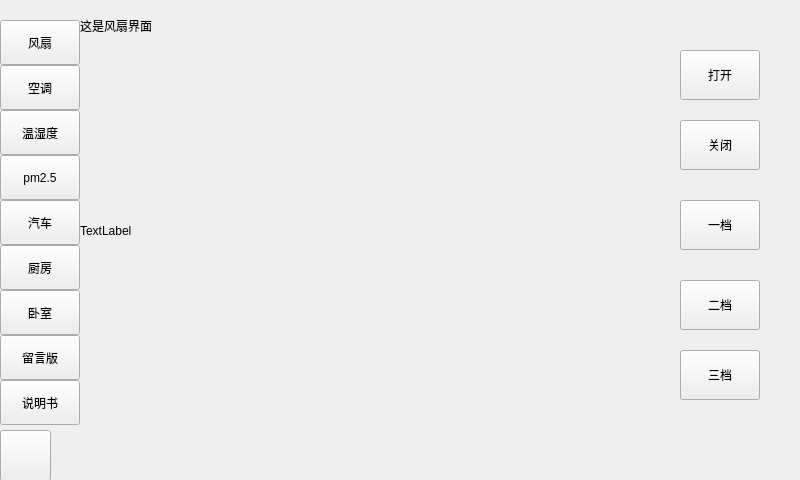
<?xml version="1.0" encoding="UTF-8"?>
<ui version="4.0">
 <class>smart</class>
 <widget class="QWidget" name="smart">
  <property name="geometry">
   <rect>
    <x>0</x>
    <y>0</y>
    <width>800</width>
    <height>480</height>
   </rect>
  </property>
  <property name="windowTitle">
   <string>smart</string>
  </property>
  <widget class="QPushButton" name="pb1">
   <property name="geometry">
    <rect>
     <x>0</x>
     <y>430</y>
     <width>51</width>
     <height>51</height>
    </rect>
   </property>
   <property name="styleSheet">
    <string notr="true">border-image:url(:/image/case1.png);</string>
   </property>
   <property name="text">
    <string/>
   </property>
  </widget>
  <widget class="QStackedWidget" name="stackedWidget">
   <property name="geometry">
    <rect>
     <x>80</x>
     <y>0</y>
     <width>755</width>
     <height>430</height>
    </rect>
   </property>
   <widget class="QWidget" name="page">
    <widget class="QLabel" name="l_1">
     <property name="geometry">
      <rect>
       <x>0</x>
       <y>0</y>
       <width>311</width>
       <height>51</height>
      </rect>
     </property>
     <property name="styleSheet">
      <string notr="true">font: 36pt &quot;楷体&quot;;</string>
     </property>
     <property name="text">
      <string>这是风扇界面</string>
     </property>
    </widget>
    <widget class="QLabel" name="l_fan">
     <property name="geometry">
      <rect>
       <x>0</x>
       <y>60</y>
       <width>561</width>
       <height>341</height>
      </rect>
     </property>
     <property name="text">
      <string>TextLabel</string>
     </property>
    </widget>
    <widget class="QPushButton" name="open_fan">
     <property name="geometry">
      <rect>
       <x>600</x>
       <y>50</y>
       <width>80</width>
       <height>50</height>
      </rect>
     </property>
     <property name="text">
      <string>打开</string>
     </property>
    </widget>
    <widget class="QPushButton" name="close_fan">
     <property name="geometry">
      <rect>
       <x>600</x>
       <y>120</y>
       <width>80</width>
       <height>50</height>
      </rect>
     </property>
     <property name="text">
      <string>关闭</string>
     </property>
    </widget>
    <widget class="QPushButton" name="first">
     <property name="geometry">
      <rect>
       <x>600</x>
       <y>200</y>
       <width>80</width>
       <height>50</height>
      </rect>
     </property>
     <property name="text">
      <string>一档</string>
     </property>
    </widget>
    <widget class="QPushButton" name="second">
     <property name="geometry">
      <rect>
       <x>600</x>
       <y>280</y>
       <width>80</width>
       <height>50</height>
      </rect>
     </property>
     <property name="text">
      <string>二档</string>
     </property>
    </widget>
    <widget class="QPushButton" name="third">
     <property name="geometry">
      <rect>
       <x>600</x>
       <y>350</y>
       <width>80</width>
       <height>50</height>
      </rect>
     </property>
     <property name="text">
      <string>三档</string>
     </property>
    </widget>
   </widget>
   <widget class="QWidget" name="page_2">
    <widget class="QLabel" name="l_2">
     <property name="geometry">
      <rect>
       <x>10</x>
       <y>0</y>
       <width>241</width>
       <height>51</height>
      </rect>
     </property>
     <property name="styleSheet">
      <string notr="true">font: 20pt &quot;楷体&quot;;</string>
     </property>
     <property name="text">
      <string>卧室的小米空调</string>
     </property>
    </widget>
    <widget class="QLabel" name="label_26">
     <property name="geometry">
      <rect>
       <x>10</x>
       <y>50</y>
       <width>351</width>
       <height>371</height>
      </rect>
     </property>
     <property name="text">
      <string/>
     </property>
    </widget>
    <widget class="QLabel" name="label_27">
     <property name="geometry">
      <rect>
       <x>370</x>
       <y>35</y>
       <width>71</width>
       <height>31</height>
      </rect>
     </property>
     <property name="styleSheet">
      <string notr="true">font: 12pt &quot;Agency FB&quot;;</string>
     </property>
     <property name="text">
      <string>室外温度</string>
     </property>
    </widget>
    <widget class="QLineEdit" name="lineEdit_3">
     <property name="geometry">
      <rect>
       <x>440</x>
       <y>40</y>
       <width>61</width>
       <height>20</height>
      </rect>
     </property>
    </widget>
    <widget class="QLabel" name="label_28">
     <property name="geometry">
      <rect>
       <x>500</x>
       <y>35</y>
       <width>61</width>
       <height>31</height>
      </rect>
     </property>
     <property name="styleSheet">
      <string notr="true">font: 11pt &quot;Agency FB&quot;;</string>
     </property>
     <property name="text">
      <string>空气湿度</string>
     </property>
    </widget>
    <widget class="QLineEdit" name="lineEdit_4">
     <property name="geometry">
      <rect>
       <x>570</x>
       <y>40</y>
       <width>61</width>
       <height>20</height>
      </rect>
     </property>
    </widget>
    <widget class="QLCDNumber" name="lcdNumber">
     <property name="geometry">
      <rect>
       <x>390</x>
       <y>70</y>
       <width>71</width>
       <height>51</height>
      </rect>
     </property>
    </widget>
    <widget class="QPushButton" name="pushButton_2">
     <property name="geometry">
      <rect>
       <x>370</x>
       <y>180</y>
       <width>141</width>
       <height>51</height>
      </rect>
     </property>
     <property name="text">
      <string>开关</string>
     </property>
    </widget>
    <widget class="QPushButton" name="pushButton_3">
     <property name="geometry">
      <rect>
       <x>510</x>
       <y>180</y>
       <width>131</width>
       <height>51</height>
      </rect>
     </property>
     <property name="text">
      <string>模式</string>
     </property>
    </widget>
    <widget class="QPushButton" name="pushButton_4">
     <property name="geometry">
      <rect>
       <x>370</x>
       <y>230</y>
       <width>91</width>
       <height>51</height>
      </rect>
     </property>
     <property name="text">
      <string>风速</string>
     </property>
    </widget>
    <widget class="QPushButton" name="pushButton_5">
     <property name="geometry">
      <rect>
       <x>460</x>
       <y>230</y>
       <width>91</width>
       <height>51</height>
      </rect>
     </property>
     <property name="text">
      <string>风向</string>
     </property>
    </widget>
    <widget class="QLabel" name="label_29">
     <property name="geometry">
      <rect>
       <x>470</x>
       <y>70</y>
       <width>31</width>
       <height>31</height>
      </rect>
     </property>
     <property name="styleSheet">
      <string notr="true">font: 16pt &quot;Agency FB&quot;;</string>
     </property>
     <property name="text">
      <string>℃</string>
     </property>
    </widget>
    <widget class="QLabel" name="label_30">
     <property name="geometry">
      <rect>
       <x>410</x>
       <y>120</y>
       <width>111</width>
       <height>31</height>
      </rect>
     </property>
     <property name="styleSheet">
      <string notr="true">font: 11pt &quot;Agency FB&quot;;</string>
     </property>
     <property name="text">
      <string>模式</string>
     </property>
    </widget>
    <widget class="QPushButton" name="pushButton_6">
     <property name="geometry">
      <rect>
       <x>550</x>
       <y>230</y>
       <width>91</width>
       <height>51</height>
      </rect>
     </property>
     <property name="text">
      <string>扫风</string>
     </property>
    </widget>
    <widget class="QPushButton" name="pushButton_7">
     <property name="geometry">
      <rect>
       <x>370</x>
       <y>280</y>
       <width>91</width>
       <height>51</height>
      </rect>
     </property>
     <property name="styleSheet">
      <string notr="true">font: 36pt &quot;Agency FB&quot;;</string>
     </property>
     <property name="text">
      <string>-</string>
     </property>
    </widget>
    <widget class="QLabel" name="label_31">
     <property name="geometry">
      <rect>
       <x>460</x>
       <y>280</y>
       <width>91</width>
       <height>51</height>
      </rect>
     </property>
     <property name="styleSheet">
      <string notr="true">font: 35pt &quot;Agency FB&quot;;</string>
     </property>
     <property name="text">
      <string>温度</string>
     </property>
    </widget>
    <widget class="QPushButton" name="pushButton_8">
     <property name="geometry">
      <rect>
       <x>550</x>
       <y>280</y>
       <width>91</width>
       <height>51</height>
      </rect>
     </property>
     <property name="styleSheet">
      <string notr="true">font: 36pt &quot;Agency FB&quot;;</string>
     </property>
     <property name="text">
      <string>+</string>
     </property>
    </widget>
    <widget class="QPushButton" name="pushButton_9">
     <property name="geometry">
      <rect>
       <x>370</x>
       <y>330</y>
       <width>271</width>
       <height>61</height>
      </rect>
     </property>
     <property name="text">
      <string>睡眠</string>
     </property>
    </widget>
    <widget class="QLabel" name="label_32">
     <property name="geometry">
      <rect>
       <x>390</x>
       <y>160</y>
       <width>71</width>
       <height>20</height>
      </rect>
     </property>
     <property name="text">
      <string>风速：</string>
     </property>
    </widget>
    <widget class="QLabel" name="label_33">
     <property name="geometry">
      <rect>
       <x>500</x>
       <y>160</y>
       <width>81</width>
       <height>20</height>
      </rect>
     </property>
     <property name="text">
      <string>风向</string>
     </property>
    </widget>
    <widget class="QLabel" name="label_34">
     <property name="geometry">
      <rect>
       <x>583</x>
       <y>160</y>
       <width>61</width>
       <height>20</height>
      </rect>
     </property>
     <property name="text">
      <string>手动风</string>
     </property>
    </widget>
    <widget class="QLabel" name="label_35">
     <property name="geometry">
      <rect>
       <x>530</x>
       <y>70</y>
       <width>111</width>
       <height>91</height>
      </rect>
     </property>
     <property name="text">
      <string/>
     </property>
    </widget>
   </widget>
   <widget class="QWidget" name="page_3">
    <widget class="QLabel" name="label_8">
     <property name="geometry">
      <rect>
       <x>40</x>
       <y>45</y>
       <width>100</width>
       <height>100</height>
      </rect>
     </property>
     <property name="text">
      <string/>
     </property>
    </widget>
    <widget class="QLabel" name="label_9">
     <property name="geometry">
      <rect>
       <x>250</x>
       <y>45</y>
       <width>100</width>
       <height>100</height>
      </rect>
     </property>
     <property name="text">
      <string/>
     </property>
    </widget>
    <widget class="QLabel" name="label_10">
     <property name="geometry">
      <rect>
       <x>40</x>
       <y>145</y>
       <width>100</width>
       <height>100</height>
      </rect>
     </property>
     <property name="text">
      <string/>
     </property>
    </widget>
    <widget class="QLabel" name="label_11">
     <property name="geometry">
      <rect>
       <x>250</x>
       <y>145</y>
       <width>100</width>
       <height>100</height>
      </rect>
     </property>
     <property name="text">
      <string/>
     </property>
    </widget>
    <widget class="QLabel" name="label_12">
     <property name="geometry">
      <rect>
       <x>160</x>
       <y>100</y>
       <width>51</width>
       <height>20</height>
      </rect>
     </property>
     <property name="styleSheet">
      <string notr="true">font: 12pt &quot;楷体&quot;;</string>
     </property>
     <property name="text">
      <string>湿度</string>
     </property>
    </widget>
    <widget class="QLabel" name="label_13">
     <property name="geometry">
      <rect>
       <x>400</x>
       <y>101</y>
       <width>54</width>
       <height>21</height>
      </rect>
     </property>
     <property name="styleSheet">
      <string notr="true">font: 12pt &quot;楷体&quot;;</string>
     </property>
     <property name="text">
      <string>温度</string>
     </property>
    </widget>
    <widget class="QLabel" name="label_14">
     <property name="geometry">
      <rect>
       <x>400</x>
       <y>225</y>
       <width>81</width>
       <height>21</height>
      </rect>
     </property>
     <property name="styleSheet">
      <string notr="true">font: 12pt &quot;楷体&quot;;</string>
     </property>
     <property name="text">
      <string>实时温度</string>
     </property>
    </widget>
    <widget class="QLabel" name="label_15">
     <property name="geometry">
      <rect>
       <x>160</x>
       <y>230</y>
       <width>71</width>
       <height>16</height>
      </rect>
     </property>
     <property name="styleSheet">
      <string notr="true">font: 12pt &quot;楷体&quot;;</string>
     </property>
     <property name="text">
      <string>实时湿度</string>
     </property>
    </widget>
    <widget class="QLabel" name="label_36">
     <property name="geometry">
      <rect>
       <x>400</x>
       <y>80</y>
       <width>54</width>
       <height>21</height>
      </rect>
     </property>
     <property name="text">
      <string>25℃</string>
     </property>
    </widget>
    <widget class="QLabel" name="label_37">
     <property name="geometry">
      <rect>
       <x>400</x>
       <y>200</y>
       <width>54</width>
       <height>21</height>
      </rect>
     </property>
     <property name="text">
      <string>24.6℃</string>
     </property>
    </widget>
    <widget class="QLabel" name="label_38">
     <property name="geometry">
      <rect>
       <x>160</x>
       <y>80</y>
       <width>54</width>
       <height>21</height>
      </rect>
     </property>
     <property name="text">
      <string>32%</string>
     </property>
    </widget>
    <widget class="QLabel" name="label_39">
     <property name="geometry">
      <rect>
       <x>160</x>
       <y>210</y>
       <width>54</width>
       <height>21</height>
      </rect>
     </property>
     <property name="text">
      <string>31.7%</string>
     </property>
    </widget>
   </widget>
   <widget class="QWidget" name="page_4">
    <widget class="QLabel" name="label">
     <property name="geometry">
      <rect>
       <x>0</x>
       <y>0</y>
       <width>291</width>
       <height>61</height>
      </rect>
     </property>
     <property name="styleSheet">
      <string notr="true">font: 22pt &quot;楷体&quot;;</string>
     </property>
     <property name="text">
      <string>这是查看pm2.5界面</string>
     </property>
    </widget>
    <widget class="QLabel" name="label_16">
     <property name="geometry">
      <rect>
       <x>10</x>
       <y>60</y>
       <width>481</width>
       <height>351</height>
      </rect>
     </property>
     <property name="text">
      <string/>
     </property>
    </widget>
    <widget class="QLabel" name="label_17">
     <property name="geometry">
      <rect>
       <x>500</x>
       <y>170</y>
       <width>81</width>
       <height>31</height>
      </rect>
     </property>
     <property name="styleSheet">
      <string notr="true">font: 12pt &quot;隶书&quot;;</string>
     </property>
     <property name="text">
      <string>PM2.5浓度</string>
     </property>
    </widget>
    <widget class="QLineEdit" name="lineEdit">
     <property name="geometry">
      <rect>
       <x>500</x>
       <y>210</y>
       <width>131</width>
       <height>31</height>
      </rect>
     </property>
    </widget>
    <widget class="QPushButton" name="pushButton">
     <property name="geometry">
      <rect>
       <x>500</x>
       <y>250</y>
       <width>80</width>
       <height>20</height>
      </rect>
     </property>
     <property name="text">
      <string>显示</string>
     </property>
    </widget>
   </widget>
   <widget class="QWidget" name="page_5">
    <widget class="QLabel" name="label_2">
     <property name="geometry">
      <rect>
       <x>0</x>
       <y>0</y>
       <width>191</width>
       <height>71</height>
      </rect>
     </property>
     <property name="styleSheet">
      <string notr="true">font: 18pt &quot;楷体&quot;;</string>
     </property>
     <property name="text">
      <string>这是汽车界面</string>
     </property>
    </widget>
    <widget class="QLabel" name="label_6">
     <property name="geometry">
      <rect>
       <x>0</x>
       <y>70</y>
       <width>361</width>
       <height>351</height>
      </rect>
     </property>
     <property name="text">
      <string/>
     </property>
    </widget>
    <widget class="QPushButton" name="lan1">
     <property name="geometry">
      <rect>
       <x>620</x>
       <y>260</y>
       <width>80</width>
       <height>41</height>
      </rect>
     </property>
     <property name="text">
      <string>亮起灯光</string>
     </property>
    </widget>
    <widget class="QLabel" name="label_7">
     <property name="geometry">
      <rect>
       <x>400</x>
       <y>120</y>
       <width>171</width>
       <height>191</height>
      </rect>
     </property>
     <property name="text">
      <string/>
     </property>
    </widget>
    <widget class="QPushButton" name="lan2">
     <property name="geometry">
      <rect>
       <x>620</x>
       <y>329</y>
       <width>80</width>
       <height>41</height>
      </rect>
     </property>
     <property name="text">
      <string>关闭灯光</string>
     </property>
    </widget>
   </widget>
   <widget class="QWidget" name="page_6">
    <widget class="QLabel" name="label_3">
     <property name="geometry">
      <rect>
       <x>0</x>
       <y>0</y>
       <width>221</width>
       <height>61</height>
      </rect>
     </property>
     <property name="styleSheet">
      <string notr="true">font: 16pt &quot;楷体&quot;;</string>
     </property>
     <property name="text">
      <string>这是厨房界面</string>
     </property>
    </widget>
    <widget class="QLabel" name="label_18">
     <property name="geometry">
      <rect>
       <x>0</x>
       <y>60</y>
       <width>551</width>
       <height>361</height>
      </rect>
     </property>
     <property name="text">
      <string/>
     </property>
    </widget>
    <widget class="QLineEdit" name="lineEdit_2">
     <property name="geometry">
      <rect>
       <x>510</x>
       <y>30</y>
       <width>113</width>
       <height>20</height>
      </rect>
     </property>
    </widget>
    <widget class="QLabel" name="label_19">
     <property name="geometry">
      <rect>
       <x>440</x>
       <y>30</y>
       <width>71</width>
       <height>16</height>
      </rect>
     </property>
     <property name="text">
      <string>火焰传感器</string>
     </property>
    </widget>
   </widget>
   <widget class="QWidget" name="page_7">
    <widget class="QLabel" name="label_4">
     <property name="geometry">
      <rect>
       <x>0</x>
       <y>-10</y>
       <width>261</width>
       <height>71</height>
      </rect>
     </property>
     <property name="styleSheet">
      <string notr="true">font: 16pt &quot;楷体&quot;;</string>
     </property>
     <property name="text">
      <string>这是卧室界面</string>
     </property>
    </widget>
    <widget class="QLabel" name="label_20">
     <property name="geometry">
      <rect>
       <x>0</x>
       <y>50</y>
       <width>721</width>
       <height>371</height>
      </rect>
     </property>
     <property name="text">
      <string/>
     </property>
    </widget>
   </widget>
   <widget class="QWidget" name="page_8">
    <widget class="QLabel" name="label_5">
     <property name="geometry">
      <rect>
       <x>0</x>
       <y>20</y>
       <width>111</width>
       <height>31</height>
      </rect>
     </property>
     <property name="text">
      <string>这是说明书</string>
     </property>
    </widget>
    <widget class="QLabel" name="label_22">
     <property name="geometry">
      <rect>
       <x>0</x>
       <y>50</y>
       <width>311</width>
       <height>51</height>
      </rect>
     </property>
     <property name="text">
      <string>&lt;html&gt;&lt;head/&gt;&lt;body&gt;&lt;p&gt;物联网智能风扇可通过手机等设备远程控制，能根据环境温&lt;/p&gt;&lt;p&gt;度自动调节风速，还可设置定时，使用方便且节能。&lt;/p&gt;&lt;/body&gt;&lt;/html&gt;</string>
     </property>
    </widget>
    <widget class="QLabel" name="label_23">
     <property name="geometry">
      <rect>
       <x>0</x>
       <y>110</y>
       <width>311</width>
       <height>41</height>
      </rect>
     </property>
     <property name="text">
      <string>&lt;html&gt;&lt;head/&gt;&lt;body&gt;&lt;p&gt;物联网智能空调可远程操控，用户能在到家前提前开启。它还&lt;/p&gt;&lt;p&gt;能根据环境自动调节温度，节能且提供舒适体验。&lt;/p&gt;&lt;/body&gt;&lt;/html&gt;</string>
     </property>
    </widget>
    <widget class="QLabel" name="label_24">
     <property name="geometry">
      <rect>
       <x>0</x>
       <y>150</y>
       <width>311</width>
       <height>41</height>
      </rect>
     </property>
     <property name="text">
      <string>&lt;html&gt;&lt;head/&gt;&lt;body&gt;&lt;p&gt;物联网智能汽车具备众多令人惊叹的功能。它能通过车联网实&lt;/p&gt;&lt;p&gt;现实时交通信息获取，自动规划最优路线，躲避拥堵。&lt;/p&gt;&lt;/body&gt;&lt;/html&gt;</string>
     </property>
    </widget>
    <widget class="QLabel" name="label_25">
     <property name="geometry">
      <rect>
       <x>0</x>
       <y>200</y>
       <width>311</width>
       <height>41</height>
      </rect>
     </property>
     <property name="text">
      <string>&lt;html&gt;&lt;head/&gt;&lt;body&gt;&lt;p&gt; 物联网智能温湿度检测器可实时监测环境温湿度，数据远&lt;/p&gt;&lt;p&gt;程传输。能预警异常，&lt;/p&gt;&lt;/body&gt;&lt;/html&gt;</string>
     </property>
    </widget>
   </widget>
   <widget class="QWidget" name="page_9">
    <widget class="QLabel" name="l_gif">
     <property name="geometry">
      <rect>
       <x>260</x>
       <y>50</y>
       <width>451</width>
       <height>321</height>
      </rect>
     </property>
     <property name="text">
      <string>&lt;html&gt;&lt;head/&gt;&lt;body&gt;&lt;p&gt;&lt;span style=&quot; font-size:16pt;&quot;&gt;妈妈：记得买菜。&lt;br/&gt;爸爸：记得喝水。&lt;br/&gt;我：好好学习。&lt;/span&gt;&lt;/p&gt;&lt;/body&gt;&lt;/html&gt;</string>
     </property>
    </widget>
    <widget class="QLabel" name="label_40">
     <property name="geometry">
      <rect>
       <x>270</x>
       <y>0</y>
       <width>151</width>
       <height>41</height>
      </rect>
     </property>
     <property name="styleSheet">
      <string notr="true">font: 16pt &quot;楷体&quot;;
</string>
     </property>
     <property name="text">
      <string>家庭备忘录</string>
     </property>
    </widget>
    <widget class="QCalendarWidget" name="calendarWidget">
     <property name="geometry">
      <rect>
       <x>0</x>
       <y>20</y>
       <width>248</width>
       <height>156</height>
      </rect>
     </property>
    </widget>
   </widget>
  </widget>
  <widget class="QPushButton" name="pb_page1">
   <property name="geometry">
    <rect>
     <x>0</x>
     <y>20</y>
     <width>80</width>
     <height>45</height>
    </rect>
   </property>
   <property name="text">
    <string>风扇</string>
   </property>
  </widget>
  <widget class="QPushButton" name="pb_page9">
   <property name="geometry">
    <rect>
     <x>0</x>
     <y>335</y>
     <width>80</width>
     <height>45</height>
    </rect>
   </property>
   <property name="text">
    <string>留言版</string>
   </property>
  </widget>
  <widget class="QPushButton" name="pb_page2">
   <property name="geometry">
    <rect>
     <x>0</x>
     <y>65</y>
     <width>80</width>
     <height>45</height>
    </rect>
   </property>
   <property name="text">
    <string>空调</string>
   </property>
  </widget>
  <widget class="QPushButton" name="pb_page4">
   <property name="geometry">
    <rect>
     <x>0</x>
     <y>155</y>
     <width>80</width>
     <height>45</height>
    </rect>
   </property>
   <property name="text">
    <string>pm2.5</string>
   </property>
  </widget>
  <widget class="QPushButton" name="pb_page5">
   <property name="geometry">
    <rect>
     <x>0</x>
     <y>200</y>
     <width>80</width>
     <height>45</height>
    </rect>
   </property>
   <property name="text">
    <string>汽车</string>
   </property>
  </widget>
  <widget class="QPushButton" name="pb_page6">
   <property name="geometry">
    <rect>
     <x>0</x>
     <y>245</y>
     <width>80</width>
     <height>45</height>
    </rect>
   </property>
   <property name="text">
    <string>厨房</string>
   </property>
  </widget>
  <widget class="QPushButton" name="pb_page7">
   <property name="geometry">
    <rect>
     <x>0</x>
     <y>290</y>
     <width>80</width>
     <height>45</height>
    </rect>
   </property>
   <property name="text">
    <string>卧室</string>
   </property>
  </widget>
  <widget class="QPushButton" name="pb_page3">
   <property name="geometry">
    <rect>
     <x>0</x>
     <y>110</y>
     <width>80</width>
     <height>45</height>
    </rect>
   </property>
   <property name="text">
    <string>温湿度</string>
   </property>
  </widget>
  <widget class="textScroll" name="scroll3" native="true">
   <property name="geometry">
    <rect>
     <x>59</x>
     <y>430</y>
     <width>741</width>
     <height>50</height>
    </rect>
   </property>
   <property name="sizePolicy">
    <sizepolicy hsizetype="Preferred" vsizetype="Preferred">
     <horstretch>0</horstretch>
     <verstretch>4</verstretch>
    </sizepolicy>
   </property>
   <property name="minimumSize">
    <size>
     <width>0</width>
     <height>50</height>
    </size>
   </property>
  </widget>
  <widget class="QPushButton" name="pb_page8">
   <property name="geometry">
    <rect>
     <x>0</x>
     <y>380</y>
     <width>80</width>
     <height>45</height>
    </rect>
   </property>
   <property name="text">
    <string>说明书</string>
   </property>
  </widget>
 </widget>
 <customwidgets>
  <customwidget>
   <class>textScroll</class>
   <extends>QWidget</extends>
   <header>textscroll.h</header>
   <container>1</container>
  </customwidget>
 </customwidgets>
 <resources/>
 <connections/>
</ui>
